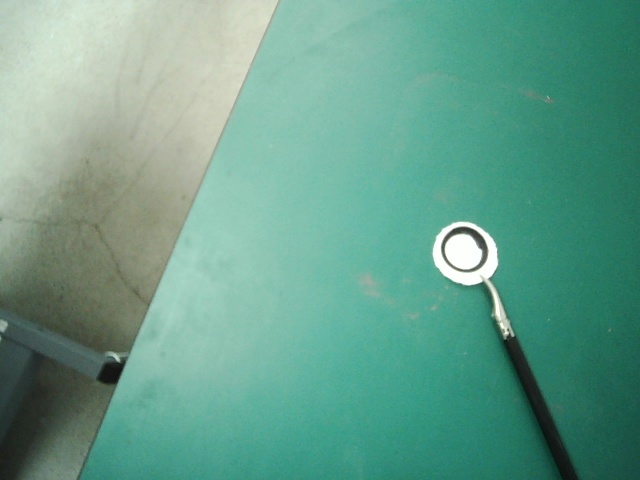
#> input picture circle0.jpg, 640 x 480 px, found by its file name
$ python circlepropose.py
#> lines starting #> are read from the running program, lines starting #| are printed output that depends on the picture; after the words box and inside, x2 and y2 are one past the last pixel; in counts of white or black regions, pixels touching at a corner belong together
#> further down, img is the input picture: shape (480, 640, 3); mean B, G, R 139.4, 158.5, 102.8
import cv2
import numpy as np
DEBUG = False


class Circle():
    def __init__(self) -> None:
        pass

    def predict(self, img):
        grayimg = cv2.cvtColor(img, cv2.COLOR_BGR2GRAY)
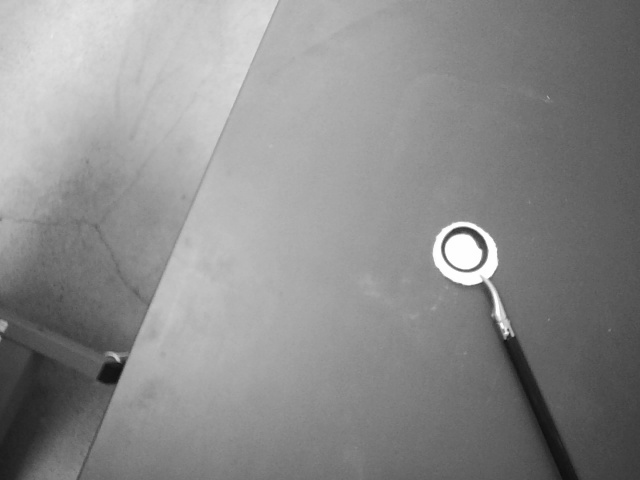
#> grayimg: shape (480, 640); min 13, max 255, mean 139.7
        grayimg = cv2.GaussianBlur(grayimg, (5, 5), 15)
        cannyout = cv2.Canny(grayimg, 100, 200)
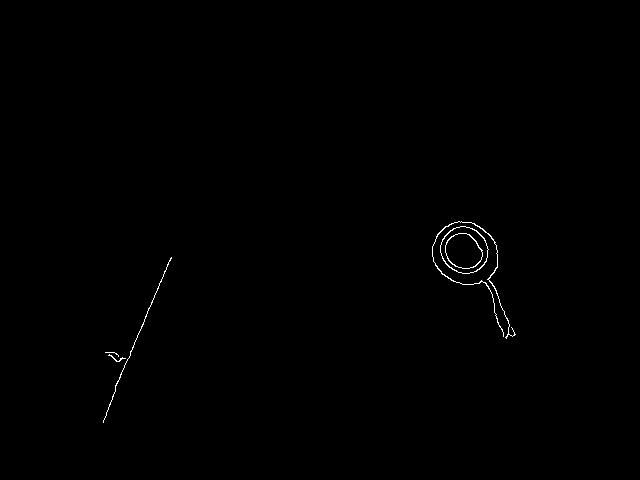
#> cannyout: shape (480, 640); 0.3% white in thin lines or dots, all inside (x1, y1, x2, y2) = (103, 221, 516, 423)
        contours, hierarchy = cv2.findContours(
            cannyout, cv2.RETR_TREE, cv2.CHAIN_APPROX_SIMPLE)
#> contours = 8 contours, 2 with area under 20; largest, box (x1, y1, x2, y2) and area: (440, 226, 489, 274) 1722, (440, 226, 489, 274) 1679, (445, 233, 483, 269) 998, (445, 233, 483, 269) 964, (432, 221, 516, 339) 78, (103, 257, 172, 423) 20

        # retval = cv2.fitEllipse(contours[0])
        # outimg = cv2.ellipse(img, retval, (0, 0, 255), thickness=2)
        # sortedcont = sorted(contours, key=lambda ct: len(ct), reverse=True)
        eps = []
        for ct in contours:
            if len(ct) < 15:
                eps.append(1)
            else:
                ret = cv2.fitEllipse(ct)
                eps.append(abs(1-ret[1][0]/ret[1][1]))
#> this loop made 8 passes
#> ret on passes 1, 3, 4, 5, 6, 7, 8: ((112.3, 358), (7.04, 20.86), 89.46), ((136.5, 340.4), (3.55, 168.7), 22.89), ((463.9, 249.7), (45.3, 48.53), 128.4), ((463.9, 249.6), (44.74, 48.18), 128.4), ((463, 250.9), (33.05, 38.59), 128.3), ((462.9, 250.9), (32.44, 38.23), 130.4), ((472.4, 272.7), (57.29, 131.4), 158.6)
#> after the loop, eps = [0.663, 1, 0.979, 0.0666, 0.0713, 0.143, 0.151, 0.564]

        idx = np.argsort(eps)
#> idx = [3, 4, 5, 6, 7, 0, 2, 1]

        if DEBUG:
            # cv2.drawContours(img, sortedcont, 2, (255, 0, 0), 2)
            # cv2.drawContours(img, sortedcont, 3, (0, 0, 255), 2)
            for ct in contours:
                print(len(ct))
                ret = cv2.fitEllipse(ct)
                e = ret[1][0]/ret[1][1]
                print("e= ", e)

            cv2.imshow("contours", img)

            cv2.waitKey(0)

        box = cv2.boundingRect(contours[idx[0]])
#> box = (440, 226, 49, 48)
        [x, y, w, h] = box
#> x = 440; y = 226; w = 49; h = 48
        if DEBUG:
            cv2.imshow("blur", grayimg)
            newimg = cv2.rectangle(img, (x, y), (x + w, y + h), (0, 255, 0), 2)
            cv2.imshow("box", newimg)
            cv2.waitKey(0)
        return [[[max(y-20, 0), max(x-20, 0), min(y+h+20, img.shape[0]), min(x+w+20, img.shape[1])]]]


if __name__ == "__main__":
    img = cv2.imread(
        "/home/tim/文档/Pytorch_ws/robotcv_pipeline/circle0.jpg", cv2.IMREAD_COLOR)
    proposer = Circle()
    box = proposer.predict(img)
#> box = [[[206, 420, 294, 509]]]
    [t, l, d, r] = box[0][0]
#> t = 206; l = 420; d = 294; r = 509
    cv2.rectangle(img, (l, t), (r, d), (0, 255, 0), 2)
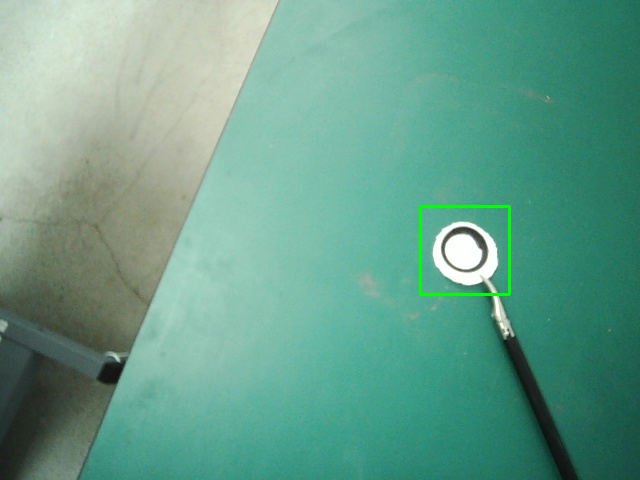
#> img: shape (480, 640, 3); 0.34% of pixels changed, all inside (x1, y1, x2, y2) = (419, 205, 511, 296)
    cv2.imshow("box", img)
    cv2.waitKey(0)

$ run again, with circle1.jpg copied over circle0.jpg
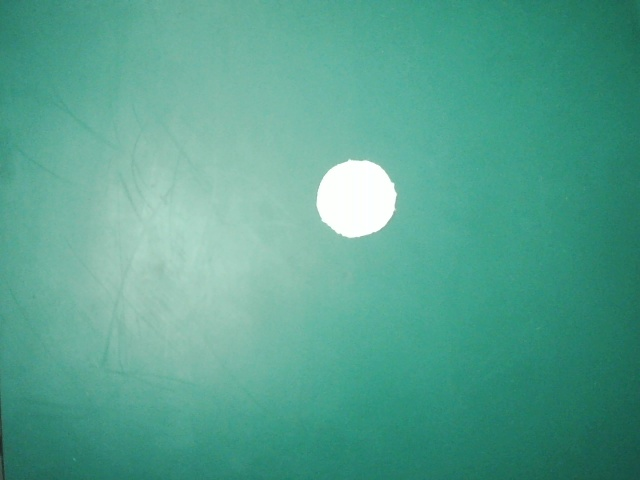
#> input picture circle1.jpg, 640 x 480 px, found by its file name
#> img is the input picture: shape (480, 640, 3); mean B, G, R 143.8, 163.1, 86.2
#> in predict, `cannyout = cv2.Canny(grayimg, 100, 200)`:
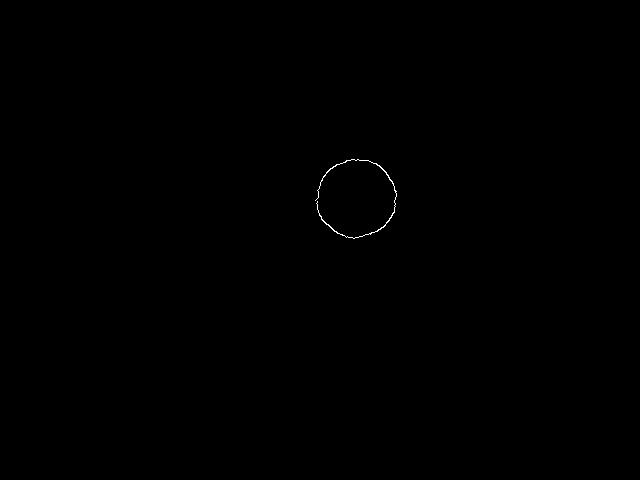
#> cannyout: shape (480, 640); 0.09% white in thin lines or dots, all inside (x1, y1, x2, y2) = (315, 159, 397, 239)
#> contours = 1 contour; box (x1, y1, x2, y2) and area: (315, 159, 397, 239) 66
#> the loop in predict, `for ct in contours:` made 1 pass
#> ret on pass 1: ((355.9, 198), (77.16, 79.36), 65.59)
#> after the loop in predict, `for ct in contours:`: eps = [0.0277]
#> idx = [0]
#> in predict, `box = cv2.boundingRect(contours[idx[0]])`: box = (315, 159, 82, 80)
#> x = 315; y = 159; w = 82; h = 80
#> `box = proposer.predict(img)`: box = [[[139, 295, 259, 417]]]
#> t = 139; l = 295; d = 259; r = 417
#> `cv2.rectangle(img, (l, t), (r, d), (0, 255, 0), 2)`:
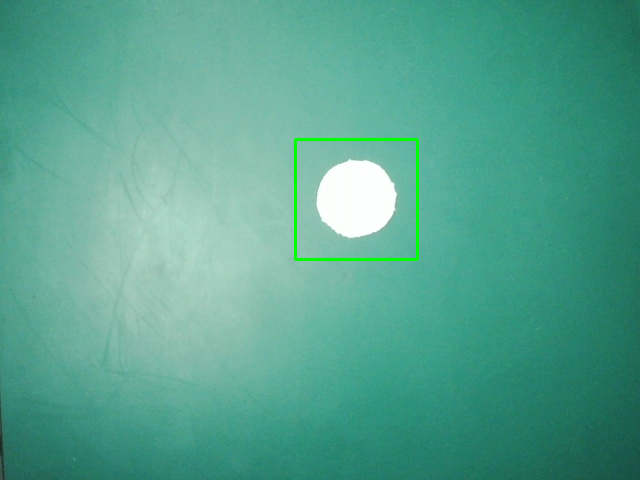
#> img: shape (480, 640, 3); 0.47% of pixels changed, all inside (x1, y1, x2, y2) = (294, 138, 419, 261)

$ run again, with region1.png saved as circle0.jpg
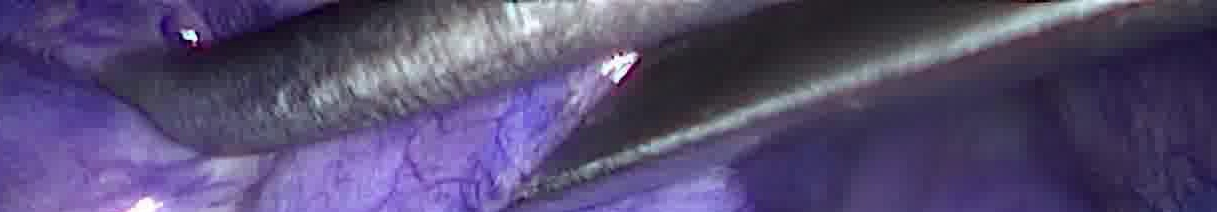
#> input picture region1.png, 1217 x 212 px, found by its file name
#> img is the input picture: shape (212, 1217, 3); mean B, G, R 114.6, 76.7, 86.4
#> in predict, `cannyout = cv2.Canny(grayimg, 100, 200)`:
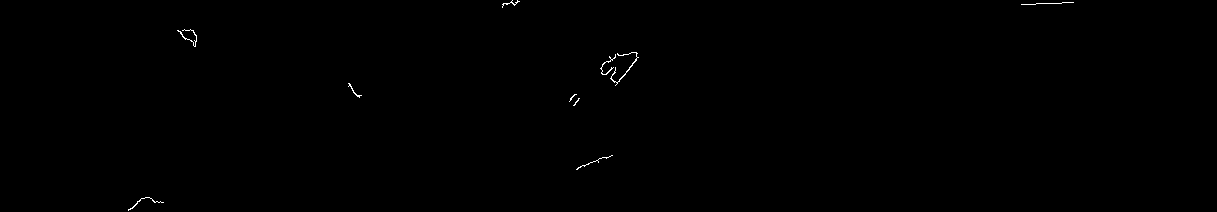
#> cannyout: shape (212, 1217); 0.18% white in thin lines or dots, all inside (x1, y1, x2, y2) = (128, 0, 1074, 211)
#> contours = 10 contours, 9 with area under 20; largest, box (x1, y1, x2, y2) and area: (610, 52, 639, 86) 30
#> the loop in predict, `for ct in contours:` made 10 passes
#> ret on passes 1, 2, 5, 6, 7, 8, 10: ((142.6, 182.3), (32.86, 33.4), 0), ((594.2, 161.6), (2.86, 35.2), 68.44), ((354.9, 90.38), (4.42, 17.37), 138.6), ((607.6, 65.49), (9.7, 20.15), 35.97), ((623.2, 65.31), (18.33, 36.06), 32.25), ((188.7, 35.22), (11.18, 22.61), 132.3), ((509.8, 3.54), (5.19, 16.61), 73.14)
#> after the loop in predict, `for ct in contours:`: eps = [0.0164, 0.919, 1, 1, 0.746, 0.519, 0.492, 0.505, 1, 0.687]
#> idx = [0, 6, 7, 5, 9, 4, 1, 3, 2, 8]
#> in predict, `box = cv2.boundingRect(contours[idx[0]])`: box = (128, 197, 36, 14)
#> x = 128; y = 197; w = 36; h = 14
#> `box = proposer.predict(img)`: box = [[[177, 108, 212, 184]]]
#> t = 177; l = 108; d = 212; r = 184
#> `cv2.rectangle(img, (l, t), (r, d), (0, 255, 0), 2)`:
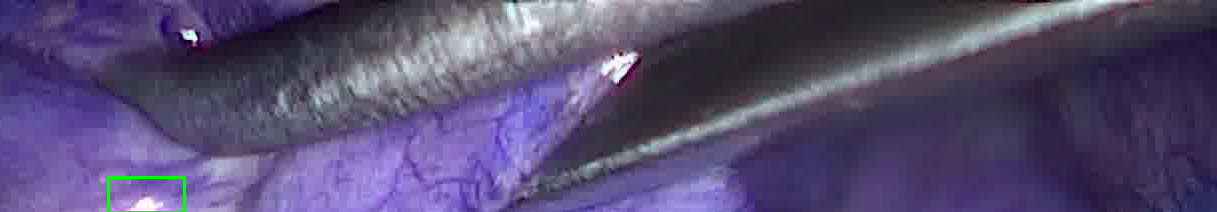
#> img: shape (212, 1217, 3); 0.2% of pixels changed, all inside (x1, y1, x2, y2) = (107, 176, 186, 212)
